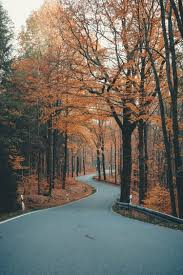
%> input picture cover.jpg, 183 x 275 px
$ octave main.m   (GNU Octave 9; MATLAB toolbox functions it lacks are replaced by stand-ins)
%> lines starting %> are read from the running program, lines starting %| are printed output that depends on the picture

clear; clc; close all;
img_path = 'cover.jpg';
if ~exist(img_path, 'file')
    error('File not found! Please check if "cover.jpg" is in your Downloads folder.');
end
if ~exist('results', 'dir')
    mkdir('results');
end
enhanced_image = process_image(img_path);
imwrite(enhanced_image, 'results/final_enhanced.png');
fprintf('Success! Enhanced image saved to: %s\n', fullfile(pwd, 'results', 'final_enhanced.png'));

function enhanced = process_image(input_path)
%> called with input_path = 'cover.jpg'
    img_rgb = imread(input_path);
%> img_rgb is the input picture: size 275x183x3 uint8; mean R, G, B 114, 107.2, 97.2
    if size(img_rgb, 3) == 3
        img_gray = rgb2gray(img_rgb);
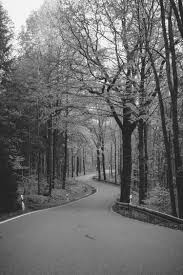
%> img_gray: size 275x183 uint8; min 8, max 254, mean 108.1
    else
        img_gray = img_rgb;
    end

    fprintf('\n--- Initial Image Report ---\n');
    fprintf('Resolution: %d x %d\n', size(img_gray, 1), size(img_gray, 2));
%| Resolution: 275 x 183
    fprintf('Data Type: %s\n', class(img_gray));
%| Data Type: uint8
    disp('Partial Matrix Snippet (Top 5x5):');
    disp(img_gray(1:5, 1:5));
%|   237  236  237  241  245
%|   200  222  242  243  237
%|   214  215  229  246  247
%|   204  206  215  228  236
%|   185  224  248  237  229
    img_down = imresize(img_gray, 0.5);
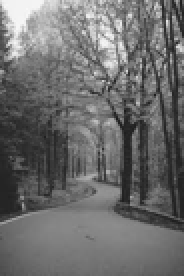
%> img_down: size 138x92 uint8 (shown 2 times larger); min 27, max 248, mean 108.1

    img_4bit = uint8(floor(double(img_gray) / 16) * 16);
    img_rotated = imrotate(img_gray, 45, 'bilinear', 'crop');
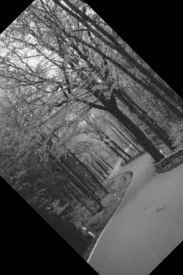
%> img_rotated: size 275x183 uint8; min 0, max 251, mean 79.7
    L = double(img_gray);
    c = 255 / log(1 + max(L(:)));
%> c = 46.02
    img_log = uint8(c * log(1 + L));
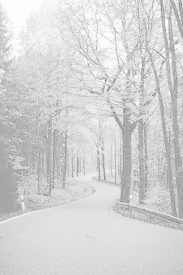
%> img_log: size 275x183 uint8; min 101, max 255, mean 211.4
    img_gamma = imadjust(img_gray, [], [], 0.5);
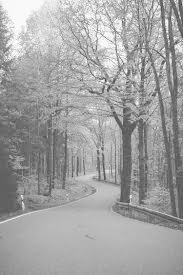
%> img_gamma: size 275x183 uint8; min 45, max 254, mean 162.1
    img_equalized = histeq(img_gray);
    figure('Name', 'Lab 06: Image Enhancement Pipeline', 'NumberTitle', 'off');

    subplot(2,3,1); imshow(img_gray); title('1. Original Grayscale');
    subplot(2,3,2); imshow(img_4bit); title('2. 4-Bit Quantized');
    subplot(2,3,3); imshow(img_rotated); title('3. 45° Rotation');
    subplot(2,3,4); imshow(img_log); title('4. Log Transform');
    subplot(2,3,5); imshow(img_gamma); title('5. Gamma Correction (0.5)');
    subplot(2,3,6); imshow(img_equalized); title('6. Histogram Equalized');
    figure('Name', 'Histogram Analysis');
    subplot(1,2,1); imhist(img_gray); title('Original Histogram');
    subplot(1,2,2); imhist(img_equalized); title('Equalized Histogram');
    enhanced = imadjust(img_equalized, [], [], 0.8);
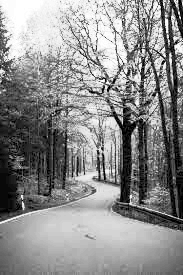
%> enhanced: size 275x183 uint8; min 0, max 255, mean 140.4
%> `enhanced_image = process_image(img_path);`:
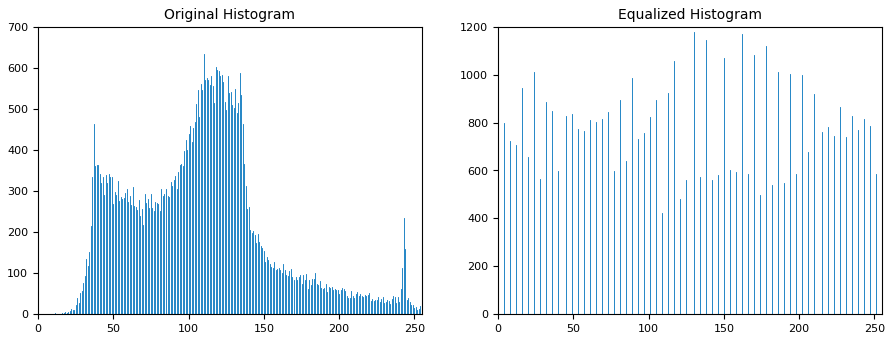
%> figure redrawn from the program's plot data, 2 panels; panel 1: highest point at x = 110, y = 633; panel 2: highest point at x = 130, y = 1180
end
